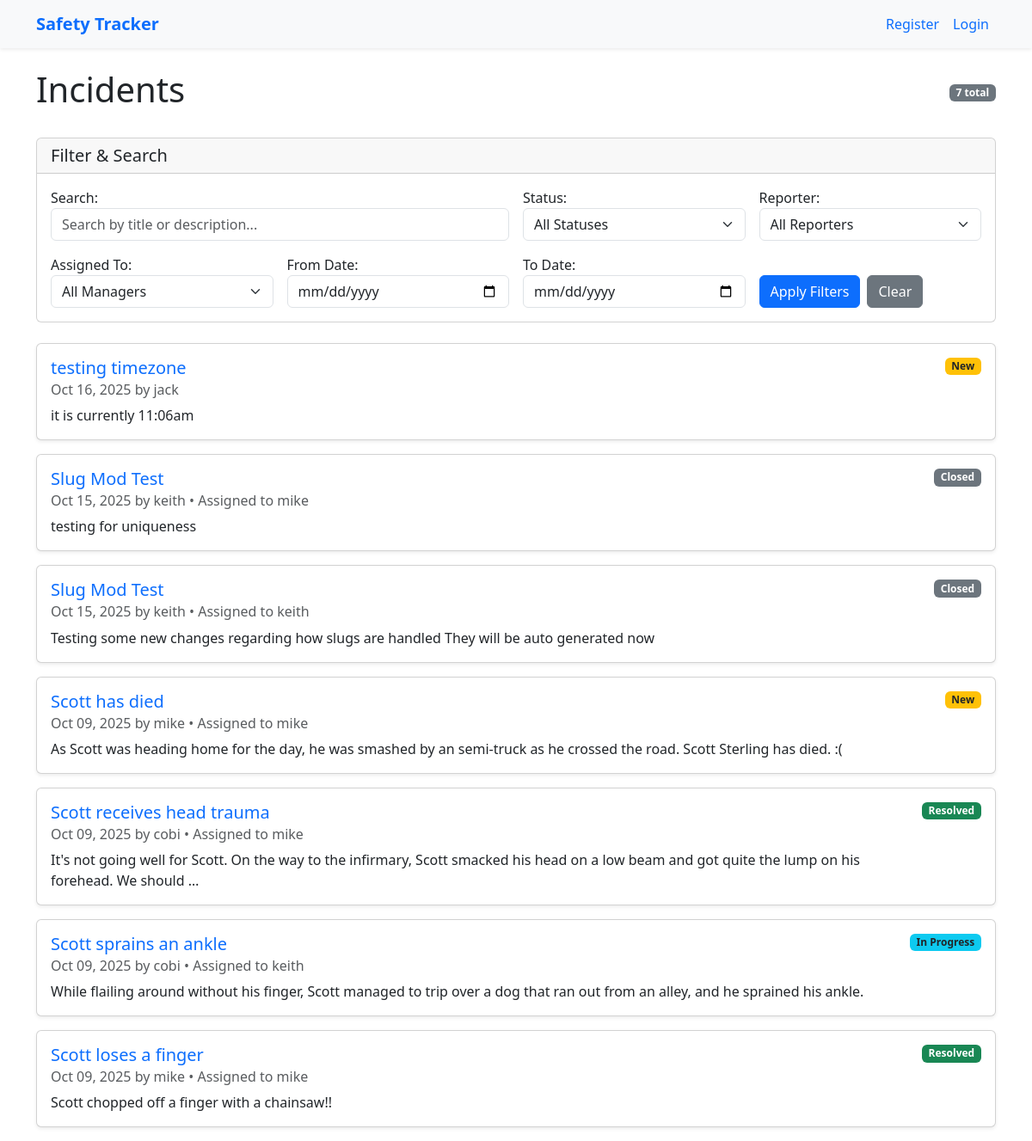
The page /incident_reporter/ on the database as committed earlier.
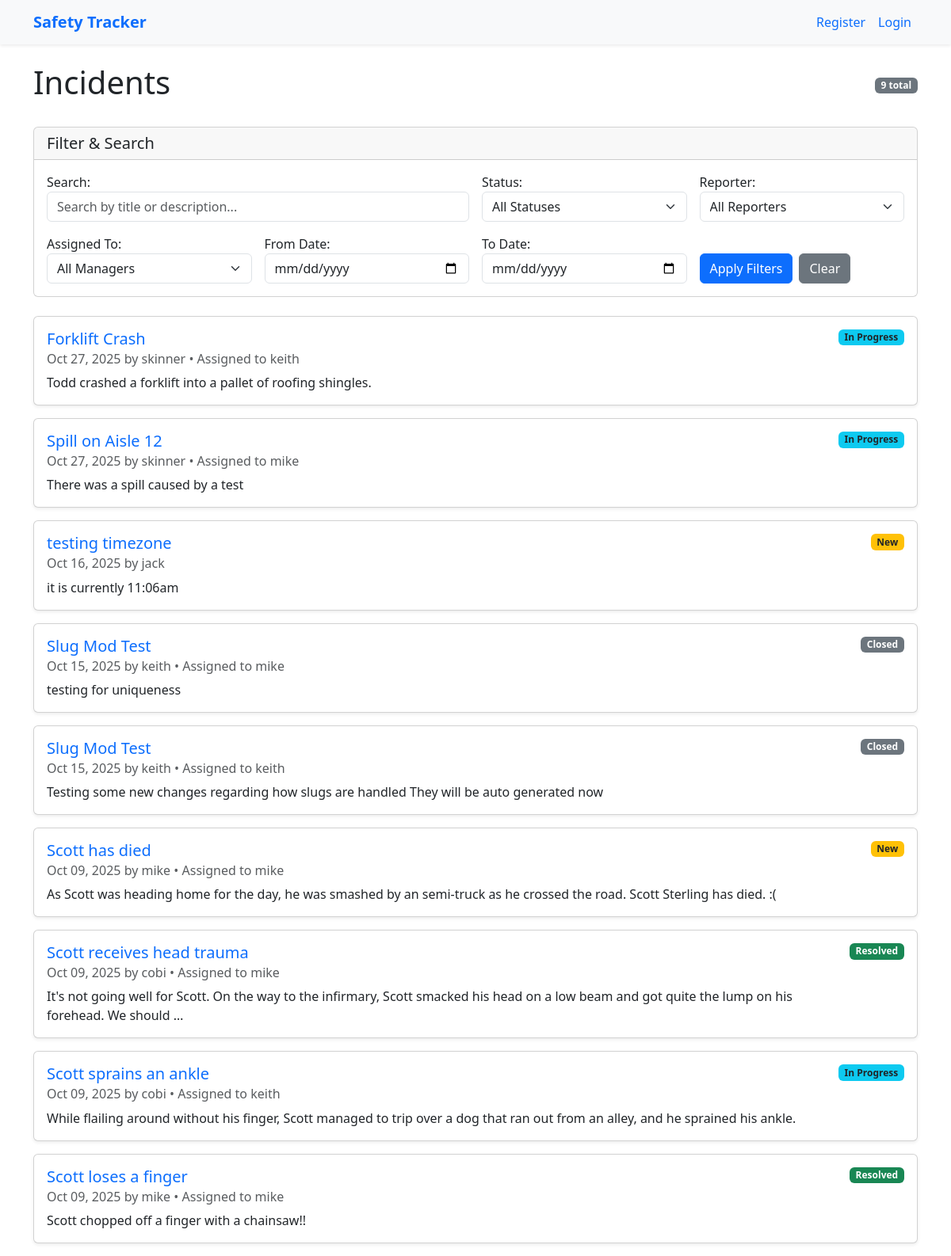
The same page on the database as committed later.
### incident_reporter/models.py (models this page shows, shortened)
class Incident(models.Model):
    STATUS_CHOICES = [
        ('new', 'New'),
        ('in_progress', 'In Progress'),
        ('resolved', 'Resolved'),
        ('closed', 'Closed'),
    ]
    title = models.CharField(max_length=75)
    body = models.TextField()
    slug = models.SlugField(unique=True)
    date = models.DateTimeField(auto_now_add=True)
    banner = models.ImageField(default='fallback.jpg', blank=True)
    reporter = models.ForeignKey(User, on_delete=models.CASCADE, null=True, blank=True, related_name='reported_incidents')
    status = models.CharField(max_length=20, choices=STATUS_CHOICES, default='new')
    assigned_to = models.ForeignKey(User, on_delete=models.SET_NULL, null=True, blank=True, related_name='assigned_incidents')
    class Meta:
        ordering = ['-date']

### incident_reporter/views.py (the view)
# urls.py: path('', views.incident_list, name='list'),
def incident_list(request):
    incidents = Incident.objects.all().order_by('-date')
    filter_form = forms.IncidentFilterForm(request.GET)
    if filter_form.is_valid():
        search = filter_form.cleaned_data.get('search')
        status = filter_form.cleaned_data.get('status')
        reporter = filter_form.cleaned_data.get('reporter')
        assigned_to = filter_form.cleaned_data.get('assigned_to')
        date_from = filter_form.cleaned_data.get('date_from')
        date_to = filter_form.cleaned_data.get('date_to')
        if search:
            incidents = incidents.filter(
                Q(title__icontains=search) | Q(body__icontains=search)
            )
        if status:
            incidents = incidents.filter(status=status)
        if reporter:
            incidents = incidents.filter(reporter=reporter)
        if assigned_to:
            incidents = incidents.filter(assigned_to=assigned_to)
        if date_from:
            incidents = incidents.filter(date__gte=date_from)
        if date_to:
            date_to_end = datetime.combine(date_to, datetime.max.time())
            incidents = incidents.filter(date__lte=date_to_end)
    context = {
        'incident': incidents,
        'filter_form': filter_form,
        'total_count': incidents.count(),
    }
    return render(request, 'incident_reporter/incident_list.html', context)

### incident_reporter/context_processors.py (called while the page is built)
def unread_notifications(request):
    if request.user.is_authenticated:
        unread_count = Notification.objects.filter(user=request.user, is_read=False).count()
        return {'unread_notifications_count': unread_count}
    return {'unread_notifications_count': 0}

### incident_reporter/templates/incident_reporter/incident_list.html (shortened to what this page needs)
{% extends 'layout.html' %}
{% block content %}
<section>
    <div class="d-flex justify-content-between align-items-center mb-4">
        <h1>Incidents</h1>
        <span class="badge bg-secondary">{{ total_count }} total</span>
    </div>
    <div class="card mb-4">
        <div class="card-header">
            <h5 class="mb-0">Filter & Search</h5>
        </div>
        <div class="card-body">
            <form method="get" action="{% url 'incident:list' %}">
                <div class="row g-3">
                    <div class="col-md-6">
                        {{ filter_form.search.label_tag }}
                        {{ filter_form.search }}
                    </div>
                    <div class="col-md-3">
                        {{ filter_form.status.label_tag }}
                        {{ filter_form.status }}
                    </div>
                    <div class="col-md-3">
                        {{ filter_form.reporter.label_tag }}
                        {{ filter_form.reporter }}
                    </div>
                    <div class="col-md-3">
                        {{ filter_form.assigned_to.label_tag }}
                        {{ filter_form.assigned_to }}
                    </div>
                    <div class="col-md-3">
                        {{ filter_form.date_from.label_tag }}
                        {{ filter_form.date_from }}
                    </div>
                    <div class="col-md-3">
                        {{ filter_form.date_to.label_tag }}
                        {{ filter_form.date_to }}
                    </div>
                    <div class="col-md-3 d-flex align-items-end">
                        <button type="submit" class="btn btn-primary me-2">Apply Filters</button>
                        <a href="{% url 'incident:list' %}" class="btn btn-secondary">Clear</a>
                    </div>
                </div>
            </form>
        </div>
    </div>
    {% for i in incident %}
        <div class="card mb-3 shadow-sm">
            <div class="card-body">
                <div class="d-flex justify-content-between align-items-start">
                    <div class="flex-grow-1">
                        <h5 class="card-title">
                            <a href="{% url 'incident:page' slug=i.slug %}" class="text-primary text-decoration-none">
                                {{ i.title }}
                            </a>
                        </h5>
                        <h6 class="card-subtitle mb-2 text-muted">
                            {{ i.date|date:"M d, Y" }} by {{ i.reporter.username }}
                            {% if i.assigned_to %}
                                • Assigned to {{ i.assigned_to.username }}
                            {% endif %}
                        </h6>
                        <p class="card-text">{{ i.body|truncatewords:30 }}</p>
                    </div>
                    <span class="badge ms-3
                        {% if i.status == 'new' %}bg-warning text-dark
                        {% elif i.status == 'in_progress' %}bg-info text-dark
                        {% elif i.status == 'resolved' %}bg-success
                        {% elif i.status == 'closed' %}bg-secondary
                        {% endif %}">
                        {{ i.get_status_display }}
                    </span>
                </div>
            </div>
        </div>
    {% empty %}
        <div class="alert alert-info">
            No incidents found matching your filters.
        </div>
    {% endfor %}
</section>
{% endblock %}

Rows that differ between the two databases and show on the page:
added Incident: title "Forklift Crash", date "Oct 27, 2025", reporter.username "skinner", assigned_to.username "keith", body "Todd crashed a forklift into a pallet of roofing shingles.", status "In Progress"
added Incident: title "Spill on Aisle 12", date "Oct 27, 2025", reporter.username "skinner", assigned_to.username "mike", body "There was a spill caused by a test", status "In Progress"
Other text that changed with them:
{{ total_count }}: "7" → "9"
